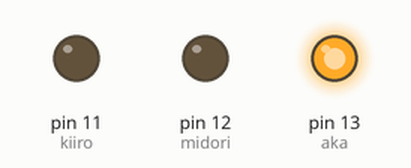
Simulated run of this sketch. Board: Arduino Uno, built with avr-gcc and run on an emulated ATmega328P. On the bench: output pins drawn as LEDs (lit = HIGH).

Above: at 2.5 s.
At 7.5 s:
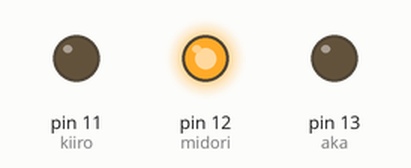
At 11.0 s:
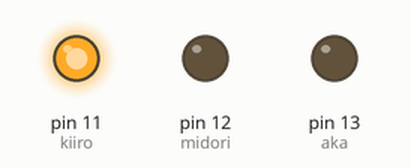
Timing chart, 0 to 15.6 s (numbered marks = the images above):
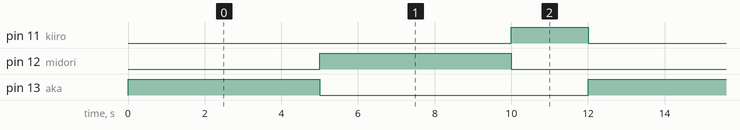

Measured:
- by itself, pin 11 (kiiro): alternates HIGH for 2.0 s and LOW for 10.0 s
- by itself, pin 12 (midori), pin 13 (aka): alternates HIGH for 5.0 s and LOW for 7.0 s
- by itself, everything shown: repeats every 12.0 s, in 3 steps

The sketch:

skecth.ino
```cpp
const int aka = 13; //red
const int midori = 12; //green
const int kiiro = 11; //yellow


void setup() {
  pinMode(aka, OUTPUT);
  pinMode(midori, OUTPUT);
  pinMode(kiiro, OUTPUT);
}

void loop() {
  digitalWrite(aka, HIGH);
  digitalWrite(midori, LOW);
  digitalWrite(kiiro, LOW);
  delay(5000);

  digitalWrite(aka, LOW);
  digitalWrite(kiiro, LOW);
  digitalWrite(midori, HIGH);
  delay(5000);

  digitalWrite(aka, LOW);
  digitalWrite(kiiro, HIGH);
  digitalWrite(midori, LOW);
  delay(2000);
}
```
